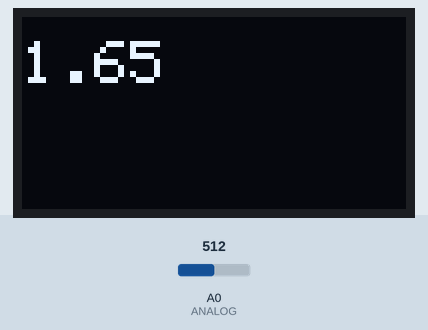
Recording of a sketch running on a simulated Arduino Zero (SAMD21). Shown: 128×64 one-colour display. The test bench sets the inputs (shaded band); at power-on: A0 (ANALOG) = 512 (analog values on the 0–1023 scale). What the sketch prints to the serial monitor is not drawn.

Above: at 1.2 s.
1.3 s: A0 (ANALOG) set to 716
At 1.9 s:
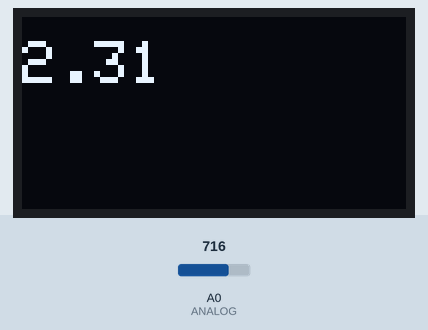
2.8 s: A0 (ANALOG) set to 900
At 3.4 s:
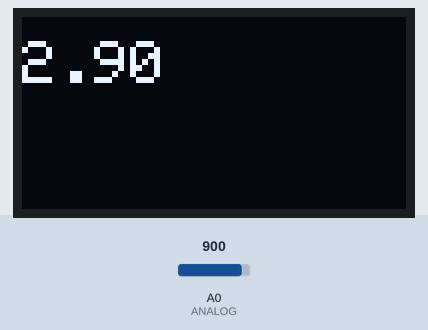
4.3 s: A0 (ANALOG) set to 1023
At 4.9 s:
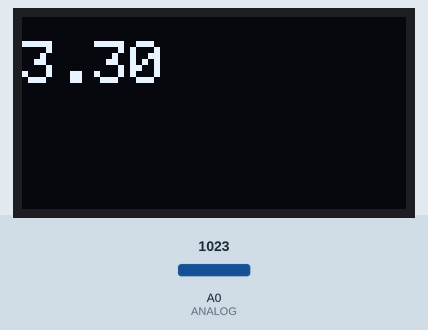
Timing chart, 0 to 7.3 s (numbered marks = the images above; inputs shaded):
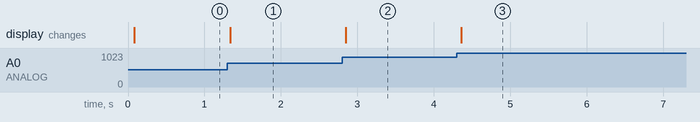

Measured:
- after the input at 1.3 s, the display: changes at once (image 1)
- after the input at 2.8 s, the display: changes after 0.05 s (image 2)
- after the input at 4.3 s, the display: changes after 0.06 s (image 3)

The sketch:

Aufgabe_3.ino
```cpp
 #include <Adafruit_GFX.h> // Grafik und Text
 #include <Adafruit_SSD1306.h> // Display

 #define BUTTON_A 9 // Pin-Belegung für M0
 #define BUTTON_B 6
 #define BUTTON_C 5
 #define ANALOG A0

 Adafruit_SSD1306 display = Adafruit_SSD1306();

 float analog = 0;
 float voltage = 0;

 void setup() {
 pinMode(BUTTON_A, INPUT_PULLUP); // interne Pull-Up-Widerstände aktivieren
 pinMode(BUTTON_B, INPUT_PULLUP);
 pinMode(BUTTON_C, INPUT_PULLUP);

 display.begin(SSD1306_SWITCHCAPVCC, 0x3C);
 display.setTextColor(WHITE);
 analogReadResolution(12);

 print_counter(analog);
 Serial.begin(115200);
 while(!Serial);
 }

 void print_counter(float counter) {
 display.clearDisplay(); // Puffer leeren
 display.setCursor(0, 8); // (0, 0) ist links oben
 display.setTextSize(2); // Textgröße (1, 2, 4)
 display.println(counter);
 display.display();
 }


 void loop() {
 analog = analogRead(ANALOG);
 voltage = analog*3.3/4095.0;
 print_counter(voltage);
 Serial.println(voltage);
 delay(100);
 }
```
